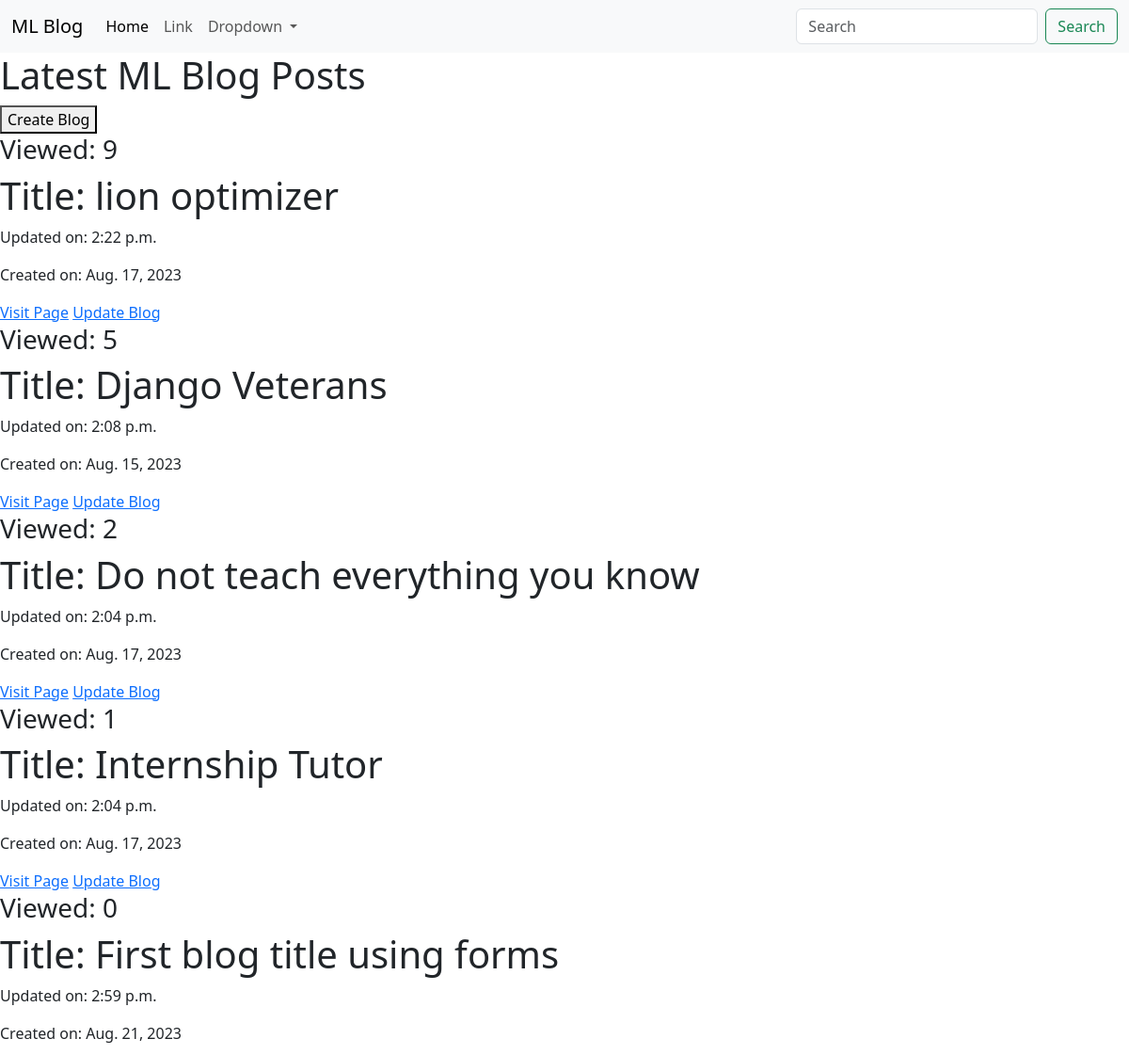
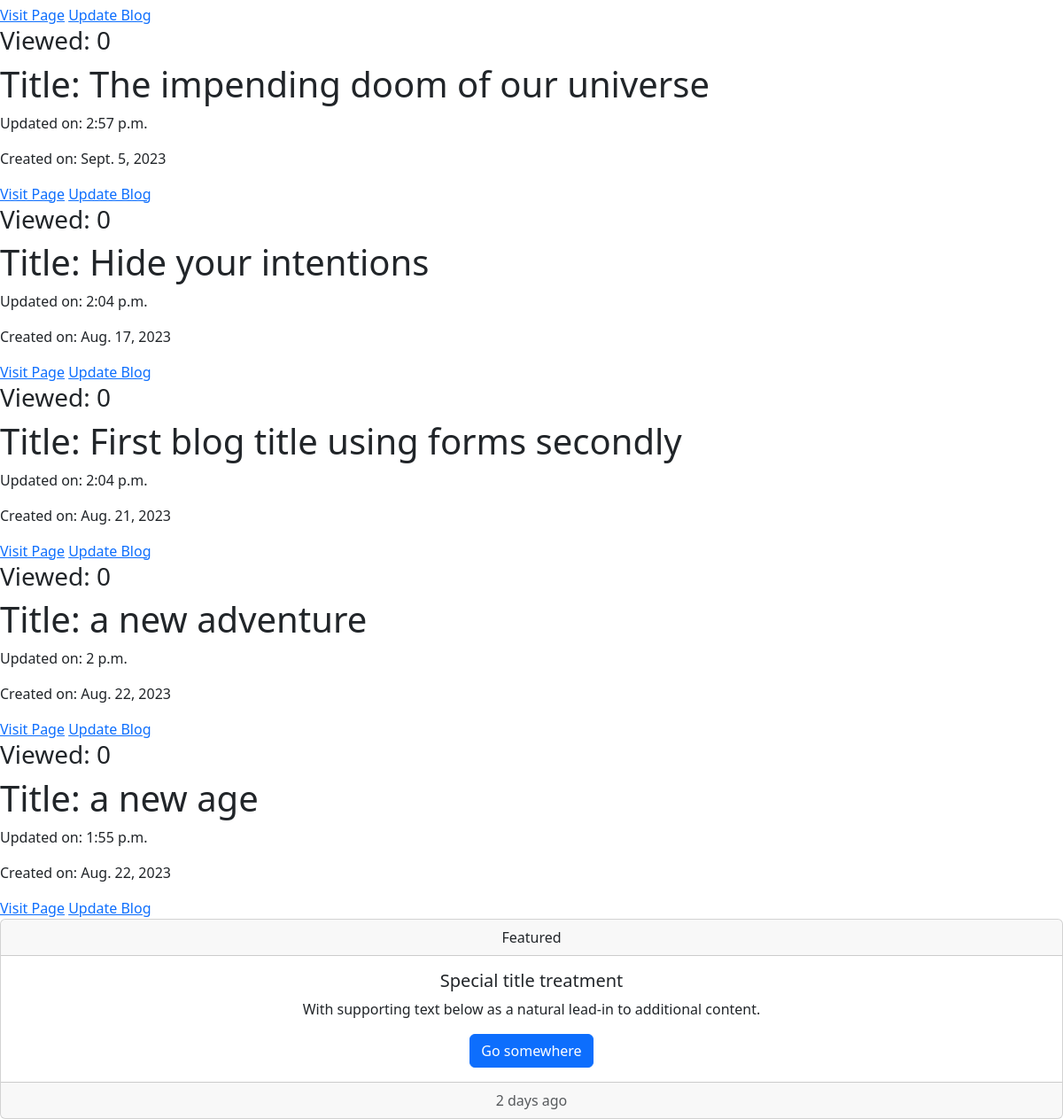
The page / on the database its author committed (2 pictures, top to bottom).
### blog/models.py (models this page shows, shortened)
class Blog(models.Model):
    title = models.CharField(max_length=200, verbose_name='Blog Title')
    categories = models.ForeignKey(Category, on_delete = models.CASCADE)
    slug = models.SlugField(max_length=300, blank = True)
    content = models.TextField(verbose_name='Blog Content', blank=True)
    view_counts = models.PositiveIntegerField(default = 0)
    created_on = models.DateTimeField(auto_now_add=True)
    updated_on = models.DateTimeField(auto_now=True)
    class Meta:
        verbose_name = 'Content'
        verbose_name_plural = 'My Contents'
        ordering = ['-view_counts','-updated_on']

### blog/views.py (the view)
# urls.py: path('', blog_view, name = 'all_blogs'),
def blog_view(request):
    blogs = Blog.objects.all()
    context = {
        'blogs': blogs
    }
    return render(request, 'blog/blog.html', context)

### templates/blog/blog.html
{% extends 'base.html' %}
{% block content %}
<h1>
    Latest ML Blog Posts
</h1>
<a href = "{% url 'blog:create_blog'%}">
    <button>Create Blog</button>
</a>
{% for blog in blogs %}
    <div>
        <h3>Viewed: {{blog.view_counts}}</h3>
        <h1> Title: {{blog.title}} </h1>
        <p>Updated on: {{blog.updated_on.time}}</p>
        <p>Created on: {{blog.created_on.date}}</p>
        <a href = "{% url 'blog:blog_details' blog.slug %}">Visit Page</a>
        <a href = "{% url 'blog:update_blog' blog.slug %}">Update Blog</a>
    </div>
{% endfor %}
{% endblock content %}

### templates/base.html (shortened to what this page needs)
<!doctype html>
<html lang="en">
  <head>
    <link href="https://cdn.jsdelivr.net/npm/bootstrap@5.3.1/dist/css/bootstrap.min.css" rel="stylesheet">
  </head>
  <body>
    {% include 'navbar.html' %}
    {% block content %}
    {% endblock content %}
    {% include 'footer.html' %}
  </body>
</html>

### templates/navbar.html (shortened to what this page needs)
<nav class="navbar navbar-expand-lg bg-body-tertiary">
    <div class="container-fluid">
      <a class="navbar-brand" href="#">ML Blog</a>
      <div class="collapse navbar-collapse" id="navbarSupportedContent">
        <ul class="navbar-nav me-auto mb-2 mb-lg-0">
          <li class="nav-item">
            <a class="nav-link active" aria-current="page" href="#">Home</a>
          </li>
          <li class="nav-item">
            <a class="nav-link" href="#">Link</a>
          </li>
          <li class="nav-item dropdown">
            <a class="nav-link dropdown-toggle" href="#" role="button" data-bs-toggle="dropdown" aria-expanded="false">
              Dropdown
            </a>
          </li>
        </ul>
        <form class="d-flex" role="search">
          <input class="form-control me-2" type="search" placeholder="Search" aria-label="Search">
          <button class="btn btn-outline-success" type="submit">Search</button>
        </form>
      </div>
    </div>
  </nav>

### templates/footer.html
<div class="card text-center">
    <div class="card-header">
      Featured
    </div>
    <div class="card-body">
      <h5 class="card-title">Special title treatment</h5>
      <p class="card-text">With supporting text below as a natural lead-in to additional content.</p>
      <a href="#" class="btn btn-primary">Go somewhere</a>
    </div>
    <div class="card-footer text-body-secondary">
      2 days ago
    </div>
</div>

### rows shown on the page
Blog: view_counts "9", title "lion optimizer", updated_on.time "2:22 p.m.", created_on "Aug. 17, 2023"
Blog: view_counts "5", title "Django Veterans", updated_on.time "2:08 p.m.", created_on "Aug. 15, 2023"
Blog: view_counts "2", title "Do not teach everything you know", updated_on.time "2:04 p.m.", created_on "Aug. 17, 2023"
Blog: view_counts "1", title "Internship Tutor", updated_on.time "2:04 p.m.", created_on "Aug. 17, 2023"
Blog: view_counts "0", title "First blog title using forms", updated_on.time "2:59 p.m.", created_on "Aug. 21, 2023"
Blog: view_counts "0", title "The impending doom of our universe", updated_on.time "2:57 p.m.", created_on "Sept. 5, 2023"
Blog: view_counts "0", title "Hide your intentions", updated_on.time "2:04 p.m.", created_on "Aug. 17, 2023"
Blog: view_counts "0", title "First blog title using forms secondly", updated_on.time "2:04 p.m.", created_on "Aug. 21, 2023"
Blog: view_counts "0", title "a new adventure", updated_on.time "2 p.m.", created_on "Aug. 22, 2023"
Blog: view_counts "0", title "a new age", updated_on.time "1:55 p.m.", created_on "Aug. 22, 2023"
